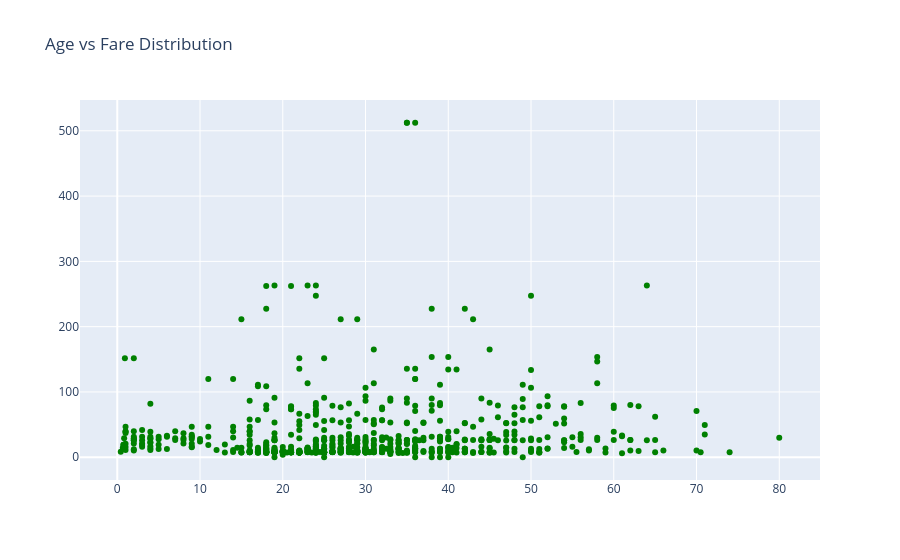

The notebook cell this image was saved under:
### Code cell
#Scatter plot representation --> Age vs Fare
trace=go.Scatter(x=data['Age'],y=data['Fare'],mode='markers',marker={'color':'green'})
layout=go.Layout(title='Age vs Fare Distribution')
fig=go.Figure(data=trace,layout=layout)
fig.show()

### Figure 1 — Plotly figure (JSON) as saved in the notebook; plotly's stock layout.template omitted (floating-point values rounded to 4 significant figures; data arrays with more than 128 entries replaced by an {"elided": "..."} marker saying what was removed)
{"data": [{"marker": {"color": "green"}, "mode": "markers", "type": "scatter", "x": {"elided": "891 float values"}, "y": {"elided": "891 float values"}}], "layout": {"title": {"text": "Age vs Fare Distribution"}}}
